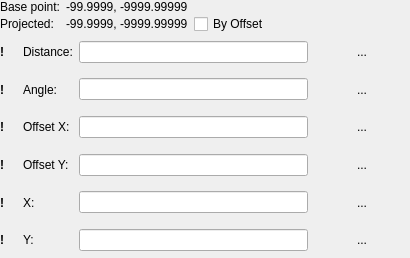
<?xml version="1.0" encoding="UTF-8"?>
<ui version="4.0">
 <class>LC_RelativePositionEditingWidget</class>
 <widget class="QWidget" name="LC_RelativePositionEditingWidget">
  <property name="geometry">
   <rect>
    <x>0</x>
    <y>0</y>
    <width>410</width>
    <height>258</height>
   </rect>
  </property>
  <property name="windowTitle">
   <string>Form</string>
  </property>
  <property name="toolTip">
   <string notr="true"/>
  </property>
  <layout class="QGridLayout" name="gridLayout_7">
   <property name="leftMargin">
    <number>0</number>
   </property>
   <property name="topMargin">
    <number>0</number>
   </property>
   <property name="rightMargin">
    <number>0</number>
   </property>
   <property name="bottomMargin">
    <number>0</number>
   </property>
   <property name="verticalSpacing">
    <number>0</number>
   </property>
   <item row="5" column="0" colspan="2">
    <widget class="QWidget" name="wY" native="true">
     <layout class="QGridLayout" name="gridLayout_6" columnstretch="0">
      <property name="leftMargin">
       <number>0</number>
      </property>
      <property name="topMargin">
       <number>0</number>
      </property>
      <property name="rightMargin">
       <number>0</number>
      </property>
      <property name="bottomMargin">
       <number>0</number>
      </property>
     </layout>
    </widget>
   </item>
   <item row="4" column="0" colspan="2">
    <widget class="QWidget" name="wX" native="true">
     <layout class="QGridLayout" name="gridLayout_5" columnstretch="0">
      <property name="leftMargin">
       <number>0</number>
      </property>
      <property name="topMargin">
       <number>0</number>
      </property>
      <property name="rightMargin">
       <number>0</number>
      </property>
      <property name="bottomMargin">
       <number>0</number>
      </property>
     </layout>
    </widget>
   </item>
   <item row="0" column="0">
    <widget class="QLabel" name="lblBasePointType">
     <property name="toolTip">
      <string>Base point coordinates, relative coordinates will be calculated against this point</string>
     </property>
     <property name="text">
      <string>Base point:</string>
     </property>
    </widget>
   </item>
   <item row="1" column="1">
    <widget class="QLabel" name="lblProjected">
     <property name="text">
      <string>-99.9999, -9999.99999</string>
     </property>
    </widget>
   </item>
   <item row="0" column="2">
    <spacer name="horizontalSpacer">
     <property name="orientation">
      <enum>Qt::Orientation::Horizontal</enum>
     </property>
     <property name="sizeHint" stdset="0">
      <size>
       <width>0</width>
       <height>0</height>
      </size>
     </property>
    </spacer>
   </item>
   <item row="1" column="0">
    <widget class="QLabel" name="label_2">
     <property name="toolTip">
      <string>Projected position of the point</string>
     </property>
     <property name="text">
      <string>Projected:</string>
     </property>
    </widget>
   </item>
   <item row="0" column="1">
    <widget class="QLabel" name="lblBasePoint">
     <property name="text">
      <string>-99.9999, -9999.99999</string>
     </property>
    </widget>
   </item>
   <item row="1" column="2">
    <widget class="QCheckBox" name="cbByOffset">
     <property name="toolTip">
      <string>If checked, relative coordinates mode (the offset from base point) will be used. Otherwise - absolute coordinates mode.</string>
     </property>
     <property name="text">
      <string>By Offset</string>
     </property>
    </widget>
   </item>
   <item row="2" column="0" colspan="3">
    <widget class="QWidget" name="wLength" native="true">
     <layout class="QGridLayout" name="gridLayout" columnstretch="0,0,0,0,0,0">
      <property name="leftMargin">
       <number>0</number>
      </property>
      <property name="topMargin">
       <number>0</number>
      </property>
      <property name="rightMargin">
       <number>0</number>
      </property>
      <property name="bottomMargin">
       <number>0</number>
      </property>
      <property name="verticalSpacing">
       <number>2</number>
      </property>
      <item row="2" column="3">
       <widget class="QLabel" name="lblNameDX">
        <property name="minimumSize">
         <size>
          <width>0</width>
          <height>0</height>
         </size>
        </property>
        <property name="toolTip">
         <string>Offset by X from base to new point</string>
        </property>
        <property name="text">
         <string>Offset X:</string>
        </property>
       </widget>
      </item>
      <item row="6" column="5">
       <widget class="QStackedWidget" name="swY">
        <property name="toolTip">
         <string>Absolute Y for new point</string>
        </property>
        <property name="currentIndex">
         <number>0</number>
        </property>
        <widget class="QWidget" name="pEditY">
         <layout class="QHBoxLayout" name="horizontalLayout_11">
          <property name="leftMargin">
           <number>0</number>
          </property>
          <property name="topMargin">
           <number>0</number>
          </property>
          <property name="rightMargin">
           <number>0</number>
          </property>
          <property name="bottomMargin">
           <number>0</number>
          </property>
          <item>
           <widget class="QLineEdit" name="leValueEditY">
            <property name="readOnly">
             <bool>false</bool>
            </property>
           </widget>
          </item>
          <item>
           <widget class="QToolButton" name="tbSelectY">
            <property name="minimumSize">
             <size>
              <width>0</width>
              <height>0</height>
             </size>
            </property>
            <property name="toolTip">
             <string>Pick Y from drawing</string>
            </property>
            <property name="text">
             <string/>
            </property>
            <property name="icon">
             <iconset resource="../../../../res/icons/icons.qrc">
              <normaloff>:/icons/interactive_pick_point_y.lci</normaloff>:/icons/interactive_pick_point_y.lci</iconset>
            </property>
            <property name="iconSize">
             <size>
              <width>22</width>
              <height>22</height>
             </size>
            </property>
            <property name="autoRaise">
             <bool>true</bool>
            </property>
           </widget>
          </item>
          <item>
           <widget class="QToolButton" name="pbOKY">
            <property name="toolTip">
             <string>Apply data</string>
            </property>
            <property name="text">
             <string>...</string>
            </property>
            <property name="icon">
             <iconset resource="../../../../res/icons/icons.qrc">
              <normaloff>:/icons/check_mark.lci</normaloff>:/icons/check_mark.lci</iconset>
            </property>
            <property name="iconSize">
             <size>
              <width>22</width>
              <height>22</height>
             </size>
            </property>
            <property name="autoRaise">
             <bool>true</bool>
            </property>
           </widget>
          </item>
          <item>
           <widget class="QToolButton" name="tbManualSnapY">
            <property name="toolTip">
             <string>Manually specify point on drawing</string>
            </property>
            <property name="text">
             <string/>
            </property>
            <property name="icon">
             <iconset resource="../../../../res/icons/icons.qrc">
              <normaloff>:/icons/aim.lci</normaloff>:/icons/aim.lci</iconset>
            </property>
            <property name="iconSize">
             <size>
              <width>22</width>
              <height>22</height>
             </size>
            </property>
            <property name="autoRaise">
             <bool>true</bool>
            </property>
           </widget>
          </item>
         </layout>
        </widget>
        <widget class="QWidget" name="pViewY">
         <layout class="QHBoxLayout" name="horizontalLayout_12">
          <property name="leftMargin">
           <number>0</number>
          </property>
          <property name="topMargin">
           <number>0</number>
          </property>
          <property name="rightMargin">
           <number>0</number>
          </property>
          <property name="bottomMargin">
           <number>0</number>
          </property>
          <item>
           <widget class="QLabel" name="lblValueY">
            <property name="toolTip">
             <string>Click to edit absolute Y coordinate for new point</string>
            </property>
            <property name="text">
             <string>12234345.23123235</string>
            </property>
           </widget>
          </item>
         </layout>
        </widget>
       </widget>
      </item>
      <item row="2" column="1">
       <widget class="QLabel" name="lblIconDX">
        <property name="maximumSize">
         <size>
          <width>22</width>
          <height>22</height>
         </size>
        </property>
        <property name="text">
         <string/>
        </property>
        <property name="pixmap">
         <pixmap resource="../../../../res/icons/icons.qrc">:/icons/relative_dx.lci</pixmap>
        </property>
        <property name="scaledContents">
         <bool>true</bool>
        </property>
       </widget>
      </item>
      <item row="6" column="3">
       <widget class="QLabel" name="lblNameY">
        <property name="minimumSize">
         <size>
          <width>0</width>
          <height>0</height>
         </size>
        </property>
        <property name="toolTip">
         <string>Absolute Y for new point</string>
        </property>
        <property name="text">
         <string>Y:</string>
        </property>
       </widget>
      </item>
      <item row="5" column="3">
       <widget class="QLabel" name="lblNameX">
        <property name="minimumSize">
         <size>
          <width>0</width>
          <height>0</height>
         </size>
        </property>
        <property name="toolTip">
         <string>Absolute X for new point</string>
        </property>
        <property name="text">
         <string>X:</string>
        </property>
       </widget>
      </item>
      <item row="3" column="1">
       <widget class="QLabel" name="lblIconDY">
        <property name="maximumSize">
         <size>
          <width>22</width>
          <height>22</height>
         </size>
        </property>
        <property name="text">
         <string/>
        </property>
        <property name="pixmap">
         <pixmap resource="../../../../res/icons/icons.qrc">:/icons/relative_dy.lci</pixmap>
        </property>
        <property name="scaledContents">
         <bool>true</bool>
        </property>
       </widget>
      </item>
      <item row="0" column="5">
       <widget class="QStackedWidget" name="swLength">
        <property name="currentIndex">
         <number>0</number>
        </property>
        <widget class="QWidget" name="pEditLength">
         <layout class="QHBoxLayout" name="horizontalLayout">
          <property name="leftMargin">
           <number>0</number>
          </property>
          <property name="topMargin">
           <number>0</number>
          </property>
          <property name="rightMargin">
           <number>0</number>
          </property>
          <property name="bottomMargin">
           <number>0</number>
          </property>
          <item>
           <widget class="QLineEdit" name="leValueEditLength">
            <property name="toolTip">
             <string>Distance between base and new points</string>
            </property>
            <property name="text">
             <string/>
            </property>
            <property name="readOnly">
             <bool>false</bool>
            </property>
           </widget>
          </item>
          <item>
           <widget class="QToolButton" name="tbSelectLength">
            <property name="minimumSize">
             <size>
              <width>26</width>
              <height>26</height>
             </size>
            </property>
            <property name="toolTip">
             <string>Pick length from drawing</string>
            </property>
            <property name="text">
             <string/>
            </property>
            <property name="icon">
             <iconset resource="../../../../res/icons/icons.qrc">
              <normaloff>:/icons/interactive_pick_distance.lci</normaloff>:/icons/interactive_pick_distance.lci</iconset>
            </property>
            <property name="iconSize">
             <size>
              <width>22</width>
              <height>22</height>
             </size>
            </property>
            <property name="autoRaise">
             <bool>true</bool>
            </property>
           </widget>
          </item>
          <item>
           <widget class="QToolButton" name="pbOKLength">
            <property name="toolTip">
             <string>Apply data</string>
            </property>
            <property name="text">
             <string>...</string>
            </property>
            <property name="icon">
             <iconset resource="../../../../res/icons/icons.qrc">
              <normaloff>:/icons/check_mark.lci</normaloff>:/icons/check_mark.lci</iconset>
            </property>
            <property name="iconSize">
             <size>
              <width>22</width>
              <height>22</height>
             </size>
            </property>
            <property name="autoRaise">
             <bool>true</bool>
            </property>
           </widget>
          </item>
          <item>
           <widget class="QToolButton" name="tbManualSnapLength">
            <property name="toolTip">
             <string>Manually specify point on drawing</string>
            </property>
            <property name="text">
             <string/>
            </property>
            <property name="icon">
             <iconset resource="../../../../res/icons/icons.qrc">
              <normaloff>:/icons/aim.lci</normaloff>:/icons/aim.lci</iconset>
            </property>
            <property name="iconSize">
             <size>
              <width>22</width>
              <height>22</height>
             </size>
            </property>
            <property name="autoRaise">
             <bool>true</bool>
            </property>
           </widget>
          </item>
         </layout>
        </widget>
        <widget class="QWidget" name="pLabelLength">
         <layout class="QHBoxLayout" name="horizontalLayout_2">
          <property name="leftMargin">
           <number>0</number>
          </property>
          <property name="topMargin">
           <number>0</number>
          </property>
          <property name="rightMargin">
           <number>0</number>
          </property>
          <property name="bottomMargin">
           <number>0</number>
          </property>
          <item>
           <widget class="QLabel" name="lblValueLength">
            <property name="toolTip">
             <string>Click to edit distance</string>
            </property>
            <property name="text">
             <string>12234345.23123235</string>
            </property>
           </widget>
          </item>
         </layout>
        </widget>
       </widget>
      </item>
      <item row="1" column="5">
       <widget class="QStackedWidget" name="swAngle">
        <property name="toolTip">
         <string>Specify position on drawing</string>
        </property>
        <property name="currentIndex">
         <number>0</number>
        </property>
        <widget class="QWidget" name="pEditAngle">
         <layout class="QHBoxLayout" name="horizontalLayout_3">
          <property name="leftMargin">
           <number>0</number>
          </property>
          <property name="topMargin">
           <number>0</number>
          </property>
          <property name="rightMargin">
           <number>0</number>
          </property>
          <property name="bottomMargin">
           <number>0</number>
          </property>
          <item>
           <widget class="QLineEdit" name="leValueEditAngle">
            <property name="acceptDrops">
             <bool>false</bool>
            </property>
            <property name="toolTip">
             <string>Angle from base to new point</string>
            </property>
            <property name="readOnly">
             <bool>false</bool>
            </property>
           </widget>
          </item>
          <item>
           <widget class="QToolButton" name="tbSelectAngle">
            <property name="minimumSize">
             <size>
              <width>0</width>
              <height>0</height>
             </size>
            </property>
            <property name="toolTip">
             <string>Pick angle from drawing</string>
            </property>
            <property name="text">
             <string/>
            </property>
            <property name="icon">
             <iconset resource="../../../../res/icons/icons.qrc">
              <normaloff>:/icons/interactive_pick_angle.lci</normaloff>:/icons/interactive_pick_angle.lci</iconset>
            </property>
            <property name="iconSize">
             <size>
              <width>22</width>
              <height>22</height>
             </size>
            </property>
            <property name="autoRaise">
             <bool>true</bool>
            </property>
           </widget>
          </item>
          <item>
           <widget class="QToolButton" name="pbOKAngle">
            <property name="toolTip">
             <string>Apply data</string>
            </property>
            <property name="text">
             <string>...</string>
            </property>
            <property name="icon">
             <iconset resource="../../../../res/icons/icons.qrc">
              <normaloff>:/icons/check_mark.lci</normaloff>:/icons/check_mark.lci</iconset>
            </property>
            <property name="iconSize">
             <size>
              <width>22</width>
              <height>22</height>
             </size>
            </property>
            <property name="autoRaise">
             <bool>true</bool>
            </property>
           </widget>
          </item>
          <item>
           <widget class="QToolButton" name="tbManualSnapAngle">
            <property name="toolTip">
             <string>Manually specify point on drawing</string>
            </property>
            <property name="text">
             <string/>
            </property>
            <property name="icon">
             <iconset resource="../../../../res/icons/icons.qrc">
              <normaloff>:/icons/aim.lci</normaloff>:/icons/aim.lci</iconset>
            </property>
            <property name="iconSize">
             <size>
              <width>22</width>
              <height>22</height>
             </size>
            </property>
            <property name="autoRaise">
             <bool>true</bool>
            </property>
           </widget>
          </item>
         </layout>
        </widget>
        <widget class="QWidget" name="pViewAngle">
         <layout class="QHBoxLayout" name="horizontalLayout_4">
          <property name="leftMargin">
           <number>0</number>
          </property>
          <property name="topMargin">
           <number>0</number>
          </property>
          <property name="rightMargin">
           <number>0</number>
          </property>
          <property name="bottomMargin">
           <number>0</number>
          </property>
          <item>
           <widget class="QLabel" name="lblValueAngle">
            <property name="toolTip">
             <string>Click to edit angle</string>
            </property>
            <property name="text">
             <string>12234345.23123235</string>
            </property>
           </widget>
          </item>
         </layout>
        </widget>
       </widget>
      </item>
      <item row="3" column="3">
       <widget class="QLabel" name="lblNameDY">
        <property name="minimumSize">
         <size>
          <width>0</width>
          <height>0</height>
         </size>
        </property>
        <property name="toolTip">
         <string>Offset by Y from base to new point</string>
        </property>
        <property name="text">
         <string>Offset Y:</string>
        </property>
       </widget>
      </item>
      <item row="3" column="5">
       <widget class="QStackedWidget" name="swDY">
        <property name="currentIndex">
         <number>0</number>
        </property>
        <widget class="QWidget" name="peEditDY">
         <layout class="QHBoxLayout" name="horizontalLayout_7">
          <property name="spacing">
           <number>6</number>
          </property>
          <property name="leftMargin">
           <number>0</number>
          </property>
          <property name="topMargin">
           <number>0</number>
          </property>
          <property name="rightMargin">
           <number>0</number>
          </property>
          <property name="bottomMargin">
           <number>0</number>
          </property>
          <item>
           <widget class="QLineEdit" name="leValueEditDY">
            <property name="toolTip">
             <string>Offset by Y from base to new point</string>
            </property>
            <property name="readOnly">
             <bool>false</bool>
            </property>
           </widget>
          </item>
          <item>
           <widget class="QToolButton" name="tbSelectDY">
            <property name="minimumSize">
             <size>
              <width>26</width>
              <height>26</height>
             </size>
            </property>
            <property name="toolTip">
             <string>Pick offset Y from drawing</string>
            </property>
            <property name="text">
             <string/>
            </property>
            <property name="icon">
             <iconset resource="../../../../res/icons/icons.qrc">
              <normaloff>:/icons/interactive_pick_distance.lci</normaloff>:/icons/interactive_pick_distance.lci</iconset>
            </property>
            <property name="iconSize">
             <size>
              <width>22</width>
              <height>22</height>
             </size>
            </property>
            <property name="autoRaise">
             <bool>true</bool>
            </property>
           </widget>
          </item>
          <item>
           <widget class="QToolButton" name="pbOKDY">
            <property name="toolTip">
             <string>Apply data</string>
            </property>
            <property name="text">
             <string>...</string>
            </property>
            <property name="icon">
             <iconset resource="../../../../res/icons/icons.qrc">
              <normaloff>:/icons/check_mark.lci</normaloff>:/icons/check_mark.lci</iconset>
            </property>
            <property name="iconSize">
             <size>
              <width>22</width>
              <height>22</height>
             </size>
            </property>
            <property name="autoRaise">
             <bool>true</bool>
            </property>
           </widget>
          </item>
          <item>
           <widget class="QToolButton" name="tbManualSnapDY">
            <property name="toolTip">
             <string>Manually specify point on drawing</string>
            </property>
            <property name="text">
             <string/>
            </property>
            <property name="icon">
             <iconset resource="../../../../res/icons/icons.qrc">
              <normaloff>:/icons/aim.lci</normaloff>:/icons/aim.lci</iconset>
            </property>
            <property name="iconSize">
             <size>
              <width>22</width>
              <height>22</height>
             </size>
            </property>
            <property name="autoRaise">
             <bool>true</bool>
            </property>
           </widget>
          </item>
         </layout>
        </widget>
        <widget class="QWidget" name="pViewDY">
         <layout class="QHBoxLayout" name="horizontalLayout_8">
          <property name="spacing">
           <number>0</number>
          </property>
          <property name="leftMargin">
           <number>0</number>
          </property>
          <property name="topMargin">
           <number>0</number>
          </property>
          <property name="rightMargin">
           <number>0</number>
          </property>
          <property name="bottomMargin">
           <number>0</number>
          </property>
          <item>
           <widget class="QLabel" name="lblValueDY">
            <property name="toolTip">
             <string>Click to edit offset by Y</string>
            </property>
            <property name="text">
             <string>12234345.23123235</string>
            </property>
           </widget>
          </item>
         </layout>
        </widget>
       </widget>
      </item>
      <item row="0" column="1">
       <widget class="QLabel" name="lblIconLength">
        <property name="minimumSize">
         <size>
          <width>0</width>
          <height>0</height>
         </size>
        </property>
        <property name="maximumSize">
         <size>
          <width>22</width>
          <height>22</height>
         </size>
        </property>
        <property name="text">
         <string/>
        </property>
        <property name="scaledContents">
         <bool>true</bool>
        </property>
       </widget>
      </item>
      <item row="5" column="5">
       <widget class="QStackedWidget" name="swX">
        <property name="currentIndex">
         <number>0</number>
        </property>
        <widget class="QWidget" name="pEditX">
         <layout class="QHBoxLayout" name="horizontalLayout_9">
          <property name="leftMargin">
           <number>0</number>
          </property>
          <property name="topMargin">
           <number>0</number>
          </property>
          <property name="rightMargin">
           <number>0</number>
          </property>
          <property name="bottomMargin">
           <number>0</number>
          </property>
          <item>
           <widget class="QLineEdit" name="leValueEditX">
            <property name="toolTip">
             <string>Absolute X for new point</string>
            </property>
            <property name="readOnly">
             <bool>false</bool>
            </property>
           </widget>
          </item>
          <item>
           <widget class="QToolButton" name="tbSelectX">
            <property name="minimumSize">
             <size>
              <width>26</width>
              <height>26</height>
             </size>
            </property>
            <property name="toolTip">
             <string>Pick X from drawing</string>
            </property>
            <property name="text">
             <string/>
            </property>
            <property name="icon">
             <iconset resource="../../../../res/icons/icons.qrc">
              <normaloff>:/icons/interactive_pick_point_x.lci</normaloff>:/icons/interactive_pick_point_x.lci</iconset>
            </property>
            <property name="iconSize">
             <size>
              <width>22</width>
              <height>22</height>
             </size>
            </property>
            <property name="autoRaise">
             <bool>true</bool>
            </property>
           </widget>
          </item>
          <item>
           <widget class="QToolButton" name="pbOKX">
            <property name="toolTip">
             <string>Apply data</string>
            </property>
            <property name="text">
             <string>...</string>
            </property>
            <property name="icon">
             <iconset resource="../../../../res/icons/icons.qrc">
              <normaloff>:/icons/check_mark.lci</normaloff>:/icons/check_mark.lci</iconset>
            </property>
            <property name="iconSize">
             <size>
              <width>22</width>
              <height>22</height>
             </size>
            </property>
            <property name="autoRaise">
             <bool>true</bool>
            </property>
           </widget>
          </item>
          <item>
           <widget class="QToolButton" name="tbManualSnapX">
            <property name="toolTip">
             <string>Manually specify point on drawing</string>
            </property>
            <property name="text">
             <string/>
            </property>
            <property name="icon">
             <iconset resource="../../../../res/icons/icons.qrc">
              <normaloff>:/icons/aim.lci</normaloff>:/icons/aim.lci</iconset>
            </property>
            <property name="iconSize">
             <size>
              <width>22</width>
              <height>22</height>
             </size>
            </property>
            <property name="autoRaise">
             <bool>true</bool>
            </property>
           </widget>
          </item>
         </layout>
        </widget>
        <widget class="QWidget" name="pViewX">
         <layout class="QHBoxLayout" name="horizontalLayout_10">
          <property name="leftMargin">
           <number>0</number>
          </property>
          <property name="topMargin">
           <number>0</number>
          </property>
          <property name="rightMargin">
           <number>0</number>
          </property>
          <property name="bottomMargin">
           <number>0</number>
          </property>
          <item>
           <widget class="QLabel" name="lblValueX">
            <property name="toolTip">
             <string>Click to edit absolute X coordinate for new point</string>
            </property>
            <property name="text">
             <string>12234345.23123235</string>
            </property>
           </widget>
          </item>
         </layout>
        </widget>
       </widget>
      </item>
      <item row="5" column="1">
       <widget class="QLabel" name="lblIconX">
        <property name="maximumSize">
         <size>
          <width>22</width>
          <height>22</height>
         </size>
        </property>
        <property name="text">
         <string/>
        </property>
        <property name="pixmap">
         <pixmap resource="../../../../res/icons/icons.qrc">:/icons/relative_x.lci</pixmap>
        </property>
        <property name="scaledContents">
         <bool>true</bool>
        </property>
       </widget>
      </item>
      <item row="0" column="3">
       <widget class="QLabel" name="lblNameLength">
        <property name="minimumSize">
         <size>
          <width>0</width>
          <height>0</height>
         </size>
        </property>
        <property name="toolTip">
         <string>Distance between base and new points</string>
        </property>
        <property name="text">
         <string>Distance:</string>
        </property>
       </widget>
      </item>
      <item row="2" column="5">
       <widget class="QStackedWidget" name="swDX">
        <property name="currentIndex">
         <number>0</number>
        </property>
        <widget class="QWidget" name="pEditDX">
         <layout class="QHBoxLayout" name="horizontalLayout_5">
          <property name="leftMargin">
           <number>0</number>
          </property>
          <property name="topMargin">
           <number>0</number>
          </property>
          <property name="rightMargin">
           <number>0</number>
          </property>
          <property name="bottomMargin">
           <number>0</number>
          </property>
          <item>
           <widget class="QLineEdit" name="leValueEditDX">
            <property name="toolTip">
             <string>Offset by X from base to new point</string>
            </property>
            <property name="readOnly">
             <bool>false</bool>
            </property>
           </widget>
          </item>
          <item>
           <widget class="QToolButton" name="tbSelectDX">
            <property name="minimumSize">
             <size>
              <width>0</width>
              <height>0</height>
             </size>
            </property>
            <property name="toolTip">
             <string>Pick offset X from drawing</string>
            </property>
            <property name="text">
             <string/>
            </property>
            <property name="icon">
             <iconset resource="../../../../res/icons/icons.qrc">
              <normaloff>:/icons/interactive_pick_distance.lci</normaloff>:/icons/interactive_pick_distance.lci</iconset>
            </property>
            <property name="iconSize">
             <size>
              <width>22</width>
              <height>22</height>
             </size>
            </property>
            <property name="autoRaise">
             <bool>true</bool>
            </property>
           </widget>
          </item>
          <item>
           <widget class="QToolButton" name="pbOKDX">
            <property name="toolTip">
             <string>Apply data</string>
            </property>
            <property name="text">
             <string>...</string>
            </property>
            <property name="icon">
             <iconset resource="../../../../res/icons/icons.qrc">
              <normaloff>:/icons/check_mark.lci</normaloff>:/icons/check_mark.lci</iconset>
            </property>
            <property name="iconSize">
             <size>
              <width>22</width>
              <height>22</height>
             </size>
            </property>
            <property name="autoRaise">
             <bool>true</bool>
            </property>
           </widget>
          </item>
          <item>
           <widget class="QToolButton" name="tbManualSnapDX">
            <property name="toolTip">
             <string>Manually specify point on drawing</string>
            </property>
            <property name="text">
             <string/>
            </property>
            <property name="icon">
             <iconset resource="../../../../res/icons/icons.qrc">
              <normaloff>:/icons/aim.lci</normaloff>:/icons/aim.lci</iconset>
            </property>
            <property name="iconSize">
             <size>
              <width>22</width>
              <height>22</height>
             </size>
            </property>
            <property name="autoRaise">
             <bool>true</bool>
            </property>
           </widget>
          </item>
         </layout>
        </widget>
        <widget class="QWidget" name="pViewDX">
         <layout class="QHBoxLayout" name="horizontalLayout_6">
          <property name="leftMargin">
           <number>0</number>
          </property>
          <property name="topMargin">
           <number>0</number>
          </property>
          <property name="rightMargin">
           <number>0</number>
          </property>
          <property name="bottomMargin">
           <number>0</number>
          </property>
          <item>
           <widget class="QLabel" name="lblValueDX">
            <property name="toolTip">
             <string>Click to edit offset by X</string>
            </property>
            <property name="text">
             <string>12234345.23123235</string>
            </property>
           </widget>
          </item>
         </layout>
        </widget>
       </widget>
      </item>
      <item row="6" column="1">
       <widget class="QLabel" name="lblIconY">
        <property name="maximumSize">
         <size>
          <width>22</width>
          <height>22</height>
         </size>
        </property>
        <property name="text">
         <string/>
        </property>
        <property name="pixmap">
         <pixmap resource="../../../../res/icons/icons.qrc">:/icons/relative_y.lci</pixmap>
        </property>
        <property name="scaledContents">
         <bool>true</bool>
        </property>
       </widget>
      </item>
      <item row="1" column="1">
       <widget class="QLabel" name="lblIconAngle">
        <property name="maximumSize">
         <size>
          <width>22</width>
          <height>22</height>
         </size>
        </property>
        <property name="text">
         <string/>
        </property>
        <property name="pixmap">
         <pixmap resource="../../../../res/icons/icons.qrc">:/icons/relative_angle.lci</pixmap>
        </property>
        <property name="scaledContents">
         <bool>true</bool>
        </property>
       </widget>
      </item>
      <item row="1" column="3">
       <widget class="QLabel" name="lblNameAngle">
        <property name="minimumSize">
         <size>
          <width>0</width>
          <height>0</height>
         </size>
        </property>
        <property name="acceptDrops">
         <bool>false</bool>
        </property>
        <property name="toolTip">
         <string>Angle from base to new point</string>
        </property>
        <property name="text">
         <string>Angle:</string>
        </property>
       </widget>
      </item>
      <item row="6" column="0">
       <widget class="QLabel" name="lblExplicitY">
        <property name="font">
         <font>
          <bold>true</bold>
         </font>
        </property>
        <property name="toolTip">
         <string>&lt;html&gt;&lt;head/&gt;&lt;body&gt;&lt;p&gt;Modification status. Exclamation mark (&lt;span style=&quot; font-weight:700;&quot;&gt;!&lt;/span&gt;) means that parameter is entered explicitly and so it's value has higher priority during calculation of relative point coordinates.&lt;/p&gt;&lt;/body&gt;&lt;/html&gt;</string>
        </property>
        <property name="text">
         <string>!</string>
        </property>
       </widget>
      </item>
      <item row="5" column="0">
       <widget class="QLabel" name="lblExplicitX">
        <property name="font">
         <font>
          <bold>true</bold>
         </font>
        </property>
        <property name="toolTip">
         <string>&lt;html&gt;&lt;head/&gt;&lt;body&gt;&lt;p&gt;Modification status. Exclamation mark (&lt;span style=&quot; font-weight:700;&quot;&gt;!&lt;/span&gt;) means that parameter is entered explicitly and so it's value has higher priority during calculation of relative point coordinates.&lt;/p&gt;&lt;/body&gt;&lt;/html&gt;</string>
        </property>
        <property name="text">
         <string>!</string>
        </property>
       </widget>
      </item>
      <item row="3" column="0">
       <widget class="QLabel" name="lblExplicitDY">
        <property name="font">
         <font>
          <bold>true</bold>
         </font>
        </property>
        <property name="toolTip">
         <string>&lt;html&gt;&lt;head/&gt;&lt;body&gt;&lt;p&gt;Modification status. Exclamation mark (&lt;span style=&quot; font-weight:700;&quot;&gt;!&lt;/span&gt;) means that parameter is entered explicitly and so it's value has higher priority during calculation of relative point coordinates.&lt;/p&gt;&lt;/body&gt;&lt;/html&gt;</string>
        </property>
        <property name="text">
         <string>!</string>
        </property>
       </widget>
      </item>
      <item row="2" column="0">
       <widget class="QLabel" name="lblExplicitDX">
        <property name="font">
         <font>
          <bold>true</bold>
         </font>
        </property>
        <property name="toolTip">
         <string>&lt;html&gt;&lt;head/&gt;&lt;body&gt;&lt;p&gt;Modification status. Exclamation mark (&lt;span style=&quot; font-weight:700;&quot;&gt;!&lt;/span&gt;) means that parameter is entered explicitly and so it's value has higher priority during calculation of relative point coordinates.&lt;/p&gt;&lt;/body&gt;&lt;/html&gt;</string>
        </property>
        <property name="text">
         <string>!</string>
        </property>
       </widget>
      </item>
      <item row="1" column="0">
       <widget class="QLabel" name="lblExplicitAngle">
        <property name="font">
         <font>
          <bold>true</bold>
         </font>
        </property>
        <property name="toolTip">
         <string>&lt;html&gt;&lt;head/&gt;&lt;body&gt;&lt;p&gt;Modification status. Exclamation mark (&lt;span style=&quot; font-weight:700;&quot;&gt;!&lt;/span&gt;) means that parameter is entered explicitly and so it's value has higher priority during calculation of relative point coordinates.&lt;/p&gt;&lt;/body&gt;&lt;/html&gt;</string>
        </property>
        <property name="text">
         <string>!</string>
        </property>
       </widget>
      </item>
      <item row="0" column="0">
       <widget class="QLabel" name="lblExplicitLength">
        <property name="font">
         <font>
          <bold>true</bold>
         </font>
        </property>
        <property name="toolTip">
         <string>&lt;html&gt;&lt;head/&gt;&lt;body&gt;&lt;p&gt;Modification status. Exclamation mark (&lt;span style=&quot; font-weight:700;&quot;&gt;!&lt;/span&gt;) means that parameter is entered explicitly and so it's value has higher priority during calculation of relative point coordinates.&lt;/p&gt;&lt;/body&gt;&lt;/html&gt;</string>
        </property>
        <property name="text">
         <string>!</string>
        </property>
       </widget>
      </item>
     </layout>
    </widget>
   </item>
  </layout>
 </widget>
 <resources>
  <include location="../../../../res/icons/icons.qrc"/>
 </resources>
 <connections/>
</ui>
